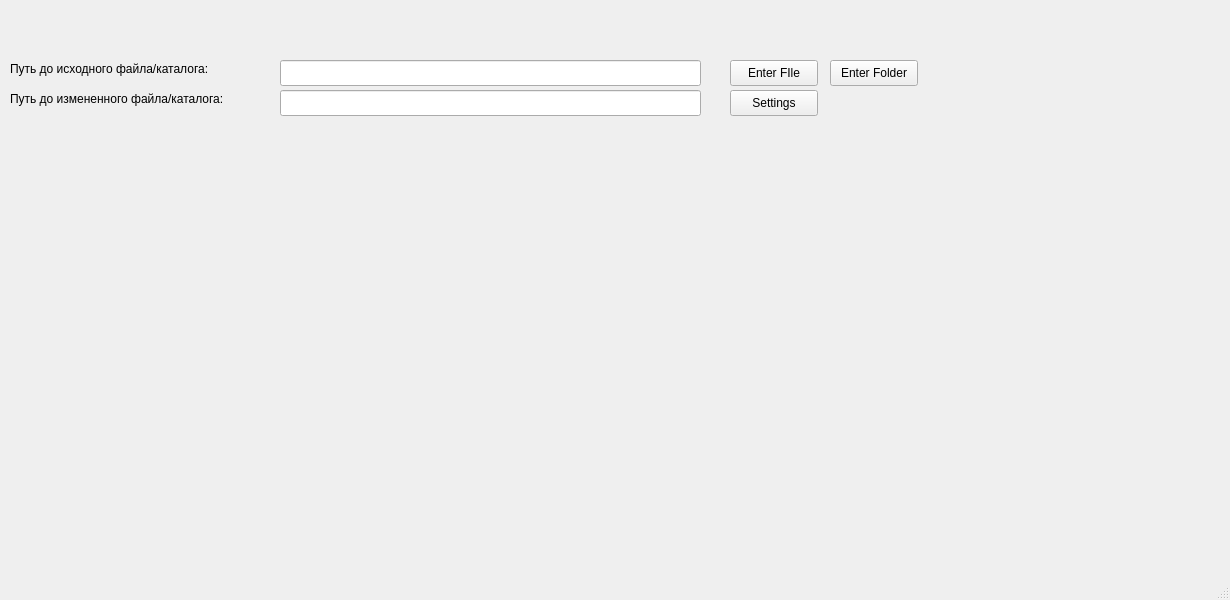
<?xml version="1.0" encoding="UTF-8"?>
<ui version="4.0">
 <class>MainWindow</class>
 <widget class="QMainWindow" name="MainWindow">
  <property name="geometry">
   <rect>
    <x>0</x>
    <y>0</y>
    <width>1230</width>
    <height>600</height>
   </rect>
  </property>
  <property name="windowTitle">
   <string>MainWindow</string>
  </property>
  <widget class="QWidget" name="centralwidget">
   <widget class="QPushButton" name="pushButton">
    <property name="geometry">
     <rect>
      <x>730</x>
      <y>60</y>
      <width>88</width>
      <height>26</height>
     </rect>
    </property>
    <property name="text">
     <string>Enter FIle</string>
    </property>
   </widget>
   <widget class="QPushButton" name="pushButton_2">
    <property name="geometry">
     <rect>
      <x>830</x>
      <y>60</y>
      <width>88</width>
      <height>26</height>
     </rect>
    </property>
    <property name="text">
     <string>Enter Folder</string>
    </property>
   </widget>
   <widget class="QPushButton" name="pushButton_3">
    <property name="geometry">
     <rect>
      <x>730</x>
      <y>90</y>
      <width>88</width>
      <height>26</height>
     </rect>
    </property>
    <property name="text">
     <string>Settings</string>
    </property>
   </widget>
   <widget class="QLineEdit" name="lineEditFilePath">
    <property name="geometry">
     <rect>
      <x>280</x>
      <y>60</y>
      <width>421</width>
      <height>26</height>
     </rect>
    </property>
   </widget>
   <widget class="QLineEdit" name="lineEditSavePath">
    <property name="geometry">
     <rect>
      <x>280</x>
      <y>90</y>
      <width>421</width>
      <height>26</height>
     </rect>
    </property>
   </widget>
   <widget class="QLabel" name="label">
    <property name="geometry">
     <rect>
      <x>10</x>
      <y>60</y>
      <width>251</width>
      <height>18</height>
     </rect>
    </property>
    <property name="text">
     <string>&lt;html&gt;&lt;head/&gt;&lt;body&gt;&lt;p&gt;Путь до исходного файла/каталога:&lt;/p&gt;&lt;/body&gt;&lt;/html&gt;</string>
    </property>
   </widget>
   <widget class="QLabel" name="label_2">
    <property name="geometry">
     <rect>
      <x>10</x>
      <y>90</y>
      <width>281</width>
      <height>18</height>
     </rect>
    </property>
    <property name="text">
     <string>&lt;html&gt;&lt;head/&gt;&lt;body&gt;&lt;p&gt;Путь до измененного файла/каталога:&lt;/p&gt;&lt;/body&gt;&lt;/html&gt;</string>
    </property>
   </widget>
  </widget>
  <widget class="QMenuBar" name="menubar">
   <property name="geometry">
    <rect>
     <x>0</x>
     <y>0</y>
     <width>1230</width>
     <height>23</height>
    </rect>
   </property>
  </widget>
  <widget class="QStatusBar" name="statusbar"/>
 </widget>
 <resources/>
 <connections/>
</ui>
